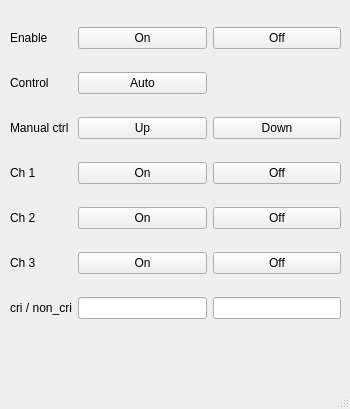
<?xml version="1.0" encoding="UTF-8"?>
<ui version="4.0">
 <class>MainWindow</class>
 <widget class="QMainWindow" name="MainWindow">
  <property name="geometry">
   <rect>
    <x>0</x>
    <y>0</y>
    <width>350</width>
    <height>409</height>
   </rect>
  </property>
  <property name="windowTitle">
   <string>MainWindow</string>
  </property>
  <widget class="QWidget" name="centralwidget">
   <widget class="QWidget" name="gridLayoutWidget">
    <property name="geometry">
     <rect>
      <x>10</x>
      <y>10</y>
      <width>331</width>
      <height>328</height>
     </rect>
    </property>
    <layout class="QGridLayout" name="gridLayout">
     <item row="1" column="0">
      <widget class="QLabel" name="label_2">
       <property name="text">
        <string>Control</string>
       </property>
      </widget>
     </item>
     <item row="3" column="0">
      <widget class="QLabel" name="label_5">
       <property name="text">
        <string>Ch 1</string>
       </property>
      </widget>
     </item>
     <item row="4" column="0">
      <widget class="QLabel" name="label_6">
       <property name="text">
        <string>Ch 2</string>
       </property>
      </widget>
     </item>
     <item row="5" column="0">
      <widget class="QLabel" name="label_7">
       <property name="text">
        <string>Ch 3</string>
       </property>
      </widget>
     </item>
     <item row="4" column="1">
      <widget class="QPushButton" name="ch2_on_btn">
       <property name="text">
        <string>On</string>
       </property>
      </widget>
     </item>
     <item row="5" column="2">
      <widget class="QPushButton" name="ch3_off_btn">
       <property name="text">
        <string>Off</string>
       </property>
      </widget>
     </item>
     <item row="3" column="1">
      <widget class="QPushButton" name="ch1_on_btn">
       <property name="text">
        <string>On</string>
       </property>
      </widget>
     </item>
     <item row="0" column="0">
      <widget class="QLabel" name="label">
       <property name="text">
        <string>Enable</string>
       </property>
      </widget>
     </item>
     <item row="5" column="1">
      <widget class="QPushButton" name="ch3_on_btn">
       <property name="text">
        <string>On</string>
       </property>
      </widget>
     </item>
     <item row="0" column="1">
      <widget class="QPushButton" name="enable_btn">
       <property name="text">
        <string>On</string>
       </property>
      </widget>
     </item>
     <item row="2" column="2">
      <widget class="QPushButton" name="manual_down_btn">
       <property name="text">
        <string>Down</string>
       </property>
      </widget>
     </item>
     <item row="2" column="0">
      <widget class="QLabel" name="label_3">
       <property name="text">
        <string>Manual ctrl</string>
       </property>
      </widget>
     </item>
     <item row="1" column="1">
      <widget class="QPushButton" name="ctrl_auto_btn">
       <property name="text">
        <string>Auto</string>
       </property>
      </widget>
     </item>
     <item row="0" column="2">
      <widget class="QPushButton" name="disable_btn">
       <property name="text">
        <string>Off</string>
       </property>
      </widget>
     </item>
     <item row="3" column="2">
      <widget class="QPushButton" name="ch1_off_btn">
       <property name="text">
        <string>Off</string>
       </property>
      </widget>
     </item>
     <item row="4" column="2">
      <widget class="QPushButton" name="ch2_off_btn">
       <property name="text">
        <string>Off</string>
       </property>
      </widget>
     </item>
     <item row="2" column="1">
      <widget class="QPushButton" name="manual_up_btn">
       <property name="text">
        <string>Up</string>
       </property>
      </widget>
     </item>
     <item row="6" column="0">
      <widget class="QLabel" name="label_4">
       <property name="text">
        <string>cri / non_cri</string>
       </property>
      </widget>
     </item>
     <item row="6" column="1">
      <widget class="QLineEdit" name="cri_edit"/>
     </item>
     <item row="6" column="2">
      <widget class="QLineEdit" name="noncri_edit"/>
     </item>
    </layout>
   </widget>
  </widget>
  <widget class="QMenuBar" name="menubar">
   <property name="geometry">
    <rect>
     <x>0</x>
     <y>0</y>
     <width>350</width>
     <height>21</height>
    </rect>
   </property>
  </widget>
  <widget class="QStatusBar" name="statusbar"/>
 </widget>
 <resources/>
 <connections/>
</ui>
